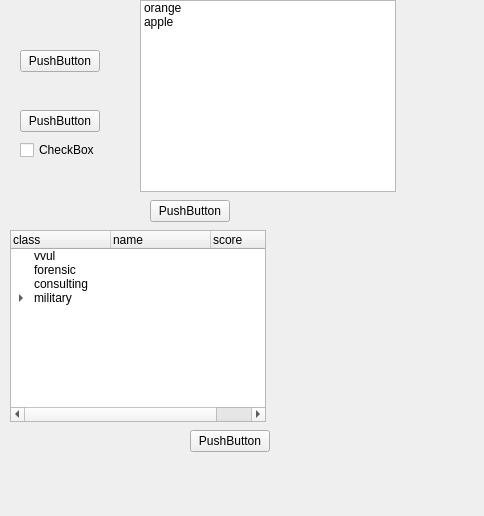
<?xml version="1.0" encoding="UTF-8"?>
<ui version="4.0">
 <class>Widget</class>
 <widget class="QWidget" name="Widget">
  <property name="geometry">
   <rect>
    <x>0</x>
    <y>0</y>
    <width>484</width>
    <height>516</height>
   </rect>
  </property>
  <property name="windowTitle">
   <string>Widget</string>
  </property>
  <widget class="QPushButton" name="pushButton">
   <property name="geometry">
    <rect>
     <x>20</x>
     <y>50</y>
     <width>80</width>
     <height>22</height>
    </rect>
   </property>
   <property name="text">
    <string>PushButton</string>
   </property>
  </widget>
  <widget class="QCheckBox" name="checkBox">
   <property name="geometry">
    <rect>
     <x>20</x>
     <y>140</y>
     <width>80</width>
     <height>20</height>
    </rect>
   </property>
   <property name="text">
    <string>CheckBox</string>
   </property>
   <property name="checked">
    <bool>false</bool>
   </property>
  </widget>
  <widget class="QPushButton" name="pushButton_2">
   <property name="geometry">
    <rect>
     <x>20</x>
     <y>110</y>
     <width>80</width>
     <height>22</height>
    </rect>
   </property>
   <property name="text">
    <string>PushButton</string>
   </property>
  </widget>
  <widget class="QListWidget" name="listWidget">
   <property name="geometry">
    <rect>
     <x>140</x>
     <y>0</y>
     <width>256</width>
     <height>192</height>
    </rect>
   </property>
   <item>
    <property name="text">
     <string>orange</string>
    </property>
   </item>
   <item>
    <property name="text">
     <string>apple</string>
    </property>
   </item>
  </widget>
  <widget class="QPushButton" name="pushButton_3">
   <property name="geometry">
    <rect>
     <x>150</x>
     <y>200</y>
     <width>80</width>
     <height>22</height>
    </rect>
   </property>
   <property name="text">
    <string>PushButton</string>
   </property>
  </widget>
  <widget class="QTreeWidget" name="treeWidget">
   <property name="geometry">
    <rect>
     <x>10</x>
     <y>230</y>
     <width>256</width>
     <height>192</height>
    </rect>
   </property>
   <column>
    <property name="text">
     <string>class</string>
    </property>
   </column>
   <column>
    <property name="text">
     <string>name</string>
    </property>
   </column>
   <column>
    <property name="text">
     <string>score</string>
    </property>
   </column>
   <item>
    <property name="text">
     <string>vvul</string>
    </property>
   </item>
   <item>
    <property name="text">
     <string>forensic</string>
    </property>
   </item>
   <item>
    <property name="text">
     <string>consulting</string>
    </property>
   </item>
   <item>
    <property name="text">
     <string>military</string>
    </property>
    <item>
     <property name="text">
      <string/>
     </property>
     <property name="text">
      <string>coral</string>
     </property>
     <property name="text">
      <string>100</string>
     </property>
    </item>
   </item>
  </widget>
  <widget class="QPushButton" name="pushButton_4">
   <property name="geometry">
    <rect>
     <x>190</x>
     <y>430</y>
     <width>80</width>
     <height>22</height>
    </rect>
   </property>
   <property name="text">
    <string>PushButton</string>
   </property>
  </widget>
 </widget>
 <layoutdefault spacing="6" margin="11"/>
 <resources/>
 <connections/>
</ui>
